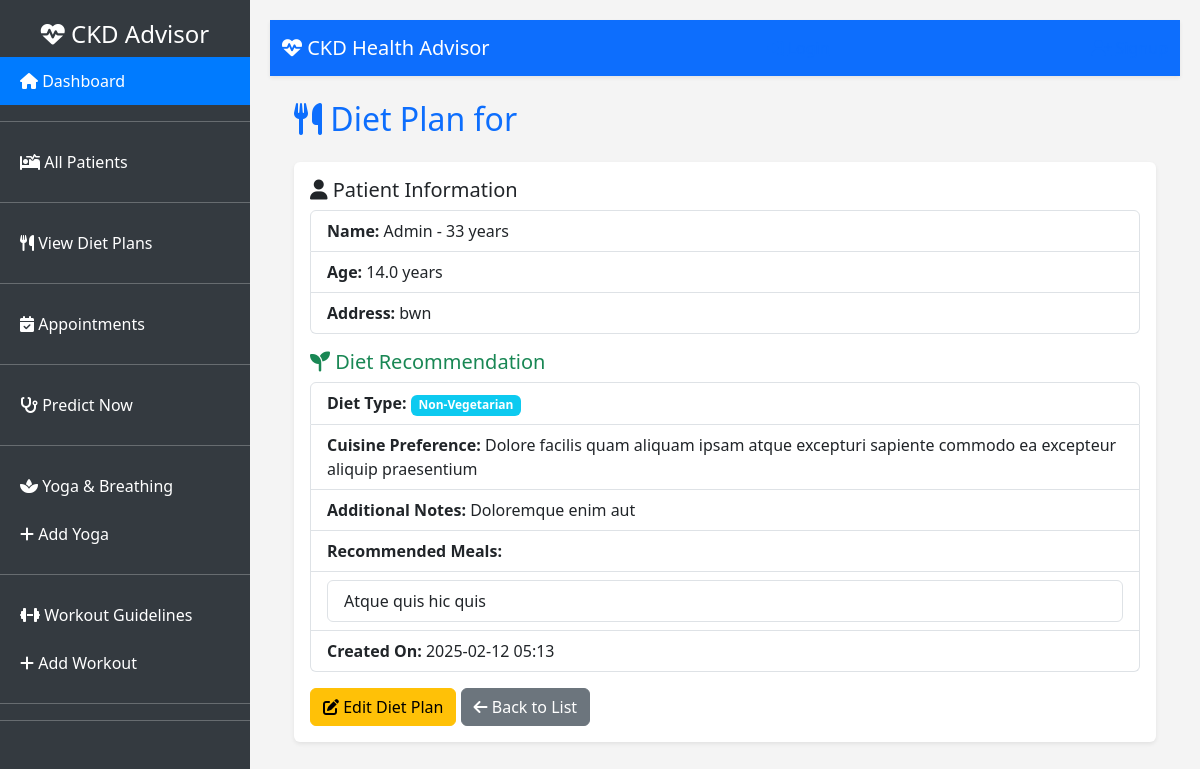
/diet/2/, run on the app's committed database.
### Accounts/models.py (models this page shows, shortened)
class Patient(models.Model):
    patient_info = models.ForeignKey(PatientInfo, on_delete=models.CASCADE, related_name="patients")
    age = models.FloatField()
    bp = models.FloatField(verbose_name="Blood Pressure")
    sg = models.FloatField(verbose_name="Specific Gravity")
    al = models.FloatField(verbose_name="Albumin")
    su = models.FloatField(verbose_name="Sugar")
    rbc = models.CharField(max_length=10, verbose_name="Red Blood Cells")
    pc = models.CharField(max_length=10, verbose_name="Pus Cells")
    pcc = models.CharField(max_length=10, verbose_name="Pus Cell Clumps")
    ba = models.CharField(max_length=10, verbose_name="Bacteria")
    bgr = models.FloatField(verbose_name="Blood Glucose Random")
    bu = models.FloatField(verbose_name="Blood Urea")
    sc = models.FloatField(verbose_name="Serum Creatinine")
    sod = models.FloatField(verbose_name="Sodium")
    pot = models.FloatField(verbose_name="Potassium")
    hemo = models.FloatField(verbose_name="Hemoglobin")
    pcv = models.FloatField(verbose_name="Packed Cell Volume")
    wc = models.FloatField(verbose_name="White Blood Cell Count")
    rc = models.FloatField(verbose_name="Red Blood Cell Count")
    htn = models.CharField(max_length=3, verbose_name="Hypertension")
    dm = models.CharField(max_length=3, verbose_name="Diabetes Mellitus")
    cad = models.CharField(max_length=3, verbose_name="Coronary Artery Disease")
    appet = models.CharField(max_length=10, verbose_name="Appetite")
    pe = models.CharField(max_length=3, verbose_name="Pedal Edema")
    ane = models.CharField(max_length=3, verbose_name="Anemia")
    prediction = models.CharField(max_length=50)
    created_at = models.DateTimeField(auto_now_add=True)

class PatientInfo(models.Model):
    name = models.CharField(max_length=100)
    father_name = models.CharField(max_length=100)
    age = models.PositiveIntegerField()
    address = models.TextField()
    created_at = models.DateTimeField(auto_now_add=True)
    def __str__(self):
        return f"{self.name} - {self.age} years"

class DietRecommendation(models.Model):
    DIET_CHOICES = [
        ('Vegetarian', 'Vegetarian'),
        ('Non-Vegetarian', 'Non-Vegetarian'),
        ('Vegan', 'Vegan'),
    ]
    patient = models.OneToOneField(Patient, on_delete=models.CASCADE, related_name="diet")
    diet_type = models.CharField(max_length=20, choices=DIET_CHOICES)
    cuisine_style = models.CharField(max_length=100, blank=True, null=True)
    additional_notes = models.TextField(blank=True, null=True)
    recommended_meals = models.TextField(help_text="List recommended meals")
    created_at = models.DateTimeField(auto_now_add=True)

### Accounts/views.py (the view)
# urls.py: path('diet/<int:pk>/', DietRecommendationDetailView.as_view(), name='diet_recommendation_detail'),
class DietRecommendationDetailView(DetailView):
    model = Patient
    template_name = "diet/diet_recommendation_detail.html"
    context_object_name = "patient"
    def get_context_data(self, **kwargs):
        context = super().get_context_data(**kwargs)
        context["diet"] = DietRecommendation.objects.filter(patient=self.object).first()
        return context

### templates/diet/diet_recommendation_detail.html (shortened to what this page needs)
{% extends "base.html" %}
{% block content %}
<div class="container">
    <h2 class="mb-4 text-primary"><i class="fas fa-utensils"></i> Diet Plan for {{ patient.name }}</h2>
    <div class="card shadow-sm border-0">
        <div class="card-body">
            <h5 class="card-title"><i class="fas fa-user"></i> Patient Information</h5>
            <ul class="list-group mb-3">
                <li class="list-group-item"><strong>Name:</strong> {{ patient.patient_info }}</li>
                <li class="list-group-item"><strong>Age:</strong> {{ patient.age }} years</li>
                <li class="list-group-item"><strong>Address:</strong> {{ patient.patient_info.address }}</li>
            </ul>
            {% if diet %}
            <h5 class="card-title text-success"><i class="fas fa-seedling"></i> Diet Recommendation</h5>
            <ul class="list-group">
                <li class="list-group-item"><strong>Diet Type:</strong> <span class="badge bg-info">{{ diet.diet_type }}</span></li>
                <li class="list-group-item"><strong>Cuisine Preference:</strong> {{ diet.cuisine_style|default:"Not specified" }}</li>
                <li class="list-group-item"><strong>Additional Notes:</strong> {{ diet.additional_notes|default:"No additional notes" }}</li>
                <li class="list-group-item"><strong>Recommended Meals:</strong></li>
                <li class="list-group-item">
                    <ul class="list-group">
                        {% for meal in diet.recommended_meals.splitlines %}
                            <li class="list-group-item">{{ meal }}</li>
                        {% empty %}
                            <li class="list-group-item text-muted">No meal recommendations available.</li>
                        {% endfor %}
                    </ul>
                </li>
                <li class="list-group-item"><strong>Created On:</strong> {{ diet.created_at|date:"Y-m-d H:i" }}</li>
            </ul>
            <div class="mt-3">
                <a href="{% url 'diet_recommendation_update' patient.id %}" class="btn btn-warning">
                    <i class="fas fa-edit"></i> Edit Diet Plan
                </a>
                <a href="{% url 'diet_recommendation_list' %}" class="btn btn-secondary">
                    <i class="fas fa-arrow-left"></i> Back to List
                </a>
            </div>
            {% endif %}
        </div>
    </div>
</div>
{% endblock %}

### templates/base.html (style rules this page uses)
body { background: #f4f4f4; display: flex; }

### data on the page
Patient: patient_info "Admin - 33 years", age "14.0", patient_info.address "bwn"
DietRecommendation: diet_type "Non-Vegetarian", cuisine_style "Dolore facilis quam aliquam ipsam atque excepturi sapiente commodo ea excepteur aliquip praesentium", additional_notes "Doloremque enim aut", splitlines "Atque quis hic quis", created_at "2025-02-12 05:13"
